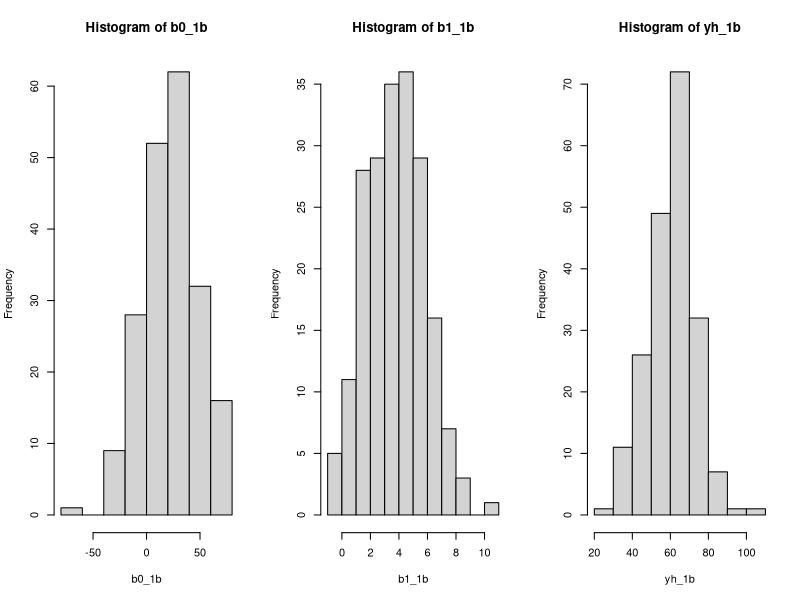

The R source for this figure:
## ---- chunk 1
knitr::opts_chunk$set(echo = TRUE)
## ---- chunk 2
library(knitr)

rm(list = ls())

set.seed(1023)
x_i <- c(4,8,12,16,20)
err_i <- rnorm(5,0,25) # 5 normal random numbers
y_i_est <- 20 + (4*x_i) + err_i # calculate y_i
err_i; y_i_est # print results

# fit regression and get summary
reg_q1a <- lm(y_i_est~x_i)
summary(reg_q1a)

# calculate E(Y_h) and 95% CI when X_h = 10
x_h <- 10
#y_h <- 20 + (4*xh)
e_y_h <- predict(reg_q1a, data.frame(x_i=x_h), interval = 'confidence', level = 0.95, se.fit = TRUE)
e_y_h

## ---- chunk 3
n_iter <- 200
b0_1b <- vector(mode = 'integer', length = n_iter)
b1_1b <- vector(mode = 'integer', length = n_iter)
yh_1b <- vector(mode = 'integer', length = n_iter)
yh_lwr_1b <- vector(mode = 'integer', length = n_iter)
yh_upr_1b <- vector(mode = 'integer', length = n_iter)

for (i in 1:n_iter) {
  #print(i)
  err_x <- rnorm(length(x_i), 0, 25)
  y_i_iter <- 20 + (4*x_i) + err_x
  reg_iter <- lm(y_i_iter~x_i)
  b0_1b[i] <- reg_iter$coefficients[1]
  b1_1b[i] <- reg_iter$coefficients[2]
  yh_1b_pred <- predict(reg_iter, data.frame(x_i = x_h), level = 0.95, interval = 'confidence')
  yh_1b[i] <- yh_1b_pred[1]
  yh_lwr_1b[i] <- yh_1b_pred[2]
  yh_upr_1b[i] <- yh_1b_pred[3]
}

# printing 1st 50 values as per piazza discussion
print(yh_1b[1:50])
print(yh_lwr_1b[1:50])
print(yh_upr_1b[1:50])
## ---- chunk 4
# calculate mean of distribution from 1b above
b1_mean_1c <- mean(b1_1b)
b1_sd_1c <- sd(b1_1b)
b1_mean_1c; b1_sd_1c

# calculate theoretical value of b1
xi_xbar <- x_i - mean(x_i)
yi_ybar <- y_i_est - mean(y_i_est)
b1_th_nr_1c <- sum(xi_xbar * yi_ybar)
b1_th_dr_1c <- sum((xi_xbar)^2)
b1_th_1c <- b1_th_nr_1c/b1_th_dr_1c
b1_th_1c

# calculate theoretical value of sd(b1)
s2_b1_th_nr <- sum((y_i_est - reg_q1a$fitted.values)^2)/(length(x_i)-2)
s2_b1_th_dr <- sum((xi_xbar)^2)
s2_b1_th <- s2_b1_th_nr/s2_b1_th_dr
s2_b1_th

sd_b1_th_1c <- sqrt(s2_b1_th)
sd_b1_th_1c

# Plot the data
par(mfrow = c(1,3))
hist(b0_1b)
hist(b1_1b)
hist(yh_1b)
## ---- chunk 5
yh_confint_1d <- data.frame(yh_lwr_1b, yh_upr_1b)
head(yh_confint_1d)

yh_incl_eh <- subset(yh_confint_1d, yh_lwr_1b < 60 & yh_upr_1b > 60)
(dim(yh_incl_eh)[1]/n_iter)*100 # percent of iterations that have E(Y_h)
## ---- chunk 6
cdi <- read.csv("CDI Data.csv")
head(cdi)
  
reg_q2_tot_pop <- lm(Number.of.active.physicians~Total.population, data = cdi)
summary(reg_q2_tot_pop)
  
reg_q2_num_beds <- lm(Number.of.active.physicians~Number.of.hospital.beds, data = cdi)
summary(reg_q2_num_beds)
  
reg_q2_tot_income <- lm(Number.of.active.physicians~Total.personal.income, data = cdi)
summary(reg_q2_tot_income)
## ---- chunk 7
table(cdi$Geographic.region) # shows 4 geographies with count of 103, 108, 152 and 77 

geo1 <- subset(cdi, Geographic.region == 1, select = c(Per.capita.income, Percent.bachelor.s.degrees))
# visually verified 103 obs with output of table function
geo1_p3_reg <- lm(Per.capita.income~Percent.bachelor.s.degrees, data = geo1)
confint(geo1_p3_reg, level = 0.9)
geo1_p3_reg$coefficients[2]

geo2 <- subset(cdi, Geographic.region == 2, select = c(Per.capita.income, Percent.bachelor.s.degrees))
# visually verified 108 obs with output of table function
geo2_p3_reg <- lm(Per.capita.income~Percent.bachelor.s.degrees, data = geo2)
confint(geo2_p3_reg, level = 0.9)
geo2_p3_reg$coefficients[2]

geo3 <- subset(cdi, Geographic.region == 3, select = c(Per.capita.income, Percent.bachelor.s.degrees))
# visually verified 152 obs with output of table function
geo3_p3_reg <- lm(Per.capita.income~Percent.bachelor.s.degrees, data = geo3)
confint(geo3_p3_reg, level = 0.9)
geo3_p3_reg$coefficients[2]

geo4 <- subset(cdi, Geographic.region == 4, select = c(Per.capita.income, Percent.bachelor.s.degrees))
# visually verified 77 obs with output of table function
geo4_p3_reg <- lm(Per.capita.income~Percent.bachelor.s.degrees, data = geo4)
confint(geo4_p3_reg, level = 0.9)
geo4_p3_reg$coefficients[2]

## ---- chunk 8
x_4a <- c(1,4,10,11,14)
sigma <- 0.6
beta0_4a <- 5
beta1_4a <- 3

exp_mse_4a <- sigma^2
exp_mse_4a

exp_msr_4a <- exp_mse_4a + (beta1_4a)*sum((x_4a - mean(x_4a))^2)
exp_msr_4a
## ---- chunk 9
x_4b <- c(6,7,8,9,10)
xh_4b <- 8

exp_msr_4b <- exp_mse_4a + (beta1_4a)*sum((x_4b - mean(x_4b))^2)
exp_msr_4b

